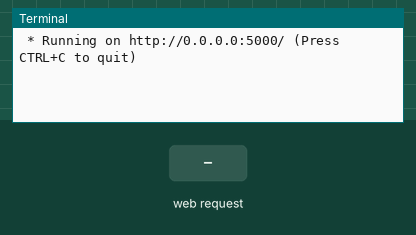
Recording of a program running on a simulated Raspberry Pi (BCM pin numbers). Shown: the last lines printed to the terminal. Inputs (shaded band) come from the test bench. The clock reads 2024-03-15 10:24:30 at power-on unless the program sets it; the camera gives no picture and a still takes 0.5 s.

Above: at 1.2 s.
1.3 s: HTTP request for / received
At 1.6 s:
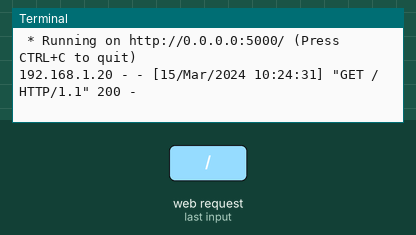
2.8 s: HTTP request for /capture received
At 4.4 s:
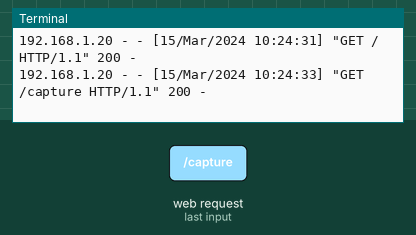

Measured:
- after the input at 1.3 s, the terminal: prints a new line at once (image 1)
- after the input at 2.8 s, the terminal: prints a new line after 0.51 s (image 2)

The program:

photobooth.py
```python
# photobooth.py
from flask import Flask, render_template, Response, send_file
from picamera2 import Picamera2
import io
import os
from datetime import datetime

app = Flask(__name__)
picam2 = Picamera2()
picam2.configure(picam2.create_still_configuration())

# Create photos directory if it doesn't exist
PHOTOS_DIR = 'photos'
os.makedirs(PHOTOS_DIR, exist_ok=True)

@app.route('/')
def index():
    return render_template('booth.html')

@app.route('/capture')
def capture():
    timestamp = datetime.now().strftime('%Y%m%d_%H%M%S')
    filename = f'Bittersweet_{timestamp}.jpg'
    filepath = os.path.join(PHOTOS_DIR, filename)

    picam2.start()
    picam2.capture_file(filepath)
    picam2.stop()

    return send_file(filepath, as_attachment=True, download_name=filename)

if __name__ == '__main__':
    app.run(host='0.0.0.0', port=5000)
```
